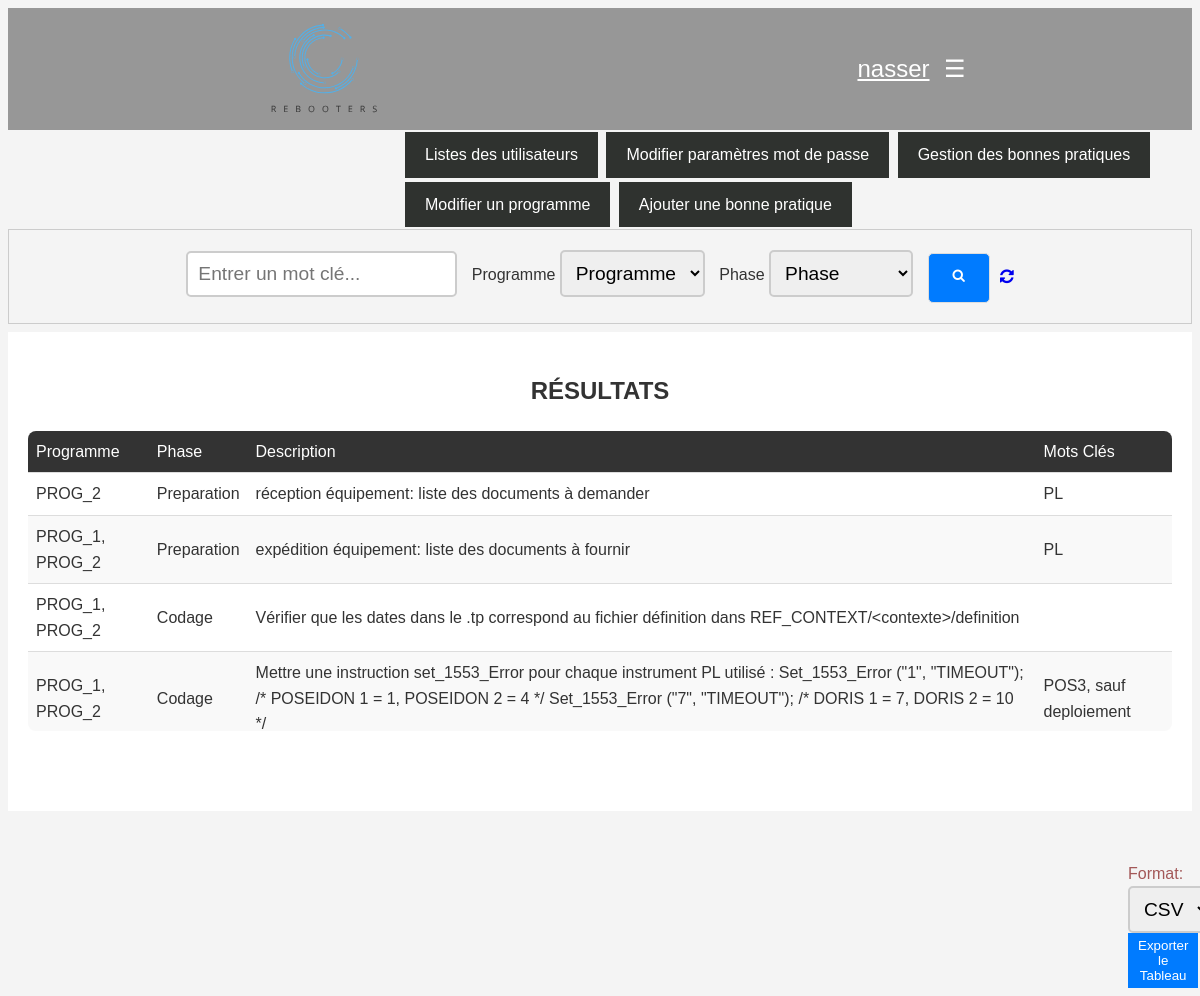
Page /Admin/admin_home.php (signed in) on the committed database.
### tables this page shows
CREATE TABLE IF NOT EXISTS `bonnespratiques` (
  `IDBonnePratique` int NOT NULL AUTO_INCREMENT,
  `Description` text NOT NULL,
  `Etat` tinyint(1) DEFAULT '0',
  PRIMARY KEY (`IDBonnePratique`)
);

CREATE TABLE IF NOT EXISTS `phases` (
  `IDPhase` int NOT NULL AUTO_INCREMENT,
  `NomPhase` enum('Codage','Analyse','Execution','Preparation') NOT NULL,
  PRIMARY KEY (`IDPhase`),
  UNIQUE KEY `unique_phases` (`NomPhase`)
);

### Admin/admin_home.php (the view, shortened to what this page needs)
<?php
include("../Database/base.php");
$currentUsername = $_SESSION['username'];
?>
<!DOCTYPE html>
<html lang="fr">
<head>
    <link rel="stylesheet" href="/Styles/user.css">
    <link rel="stylesheet" href="/Styles/admin.css">
    <link href="https://maxcdn.bootstrapcdn.com/font-awesome/4.7.0/css/font-awesome.min.css" rel="stylesheet">
</head>
<body>
<nav>
    <div class="logo">
        <img src="/Images/logo.svg" alt="REBOOTERS Logo" height="200" >
    </div>
    <div>
        <div class="user-menu">
            <a href="./admin_home.php" class="menu-button"><?php echo htmlspecialchars($currentUsername); ?></a>
            <button class="user-button">☰</button>
        </div>
    </div>
</nav>
<div class="menu">
    <a href="admin_users_list.php">Listes des utilisateurs</a>
    <a href="admin_banned_users.php">Modifier paramètres mot de passe</a>
    <a href="admin_bp.php">Gestion des bonnes pratiques</a>
    <a href="admin_editprog.php">Modifier un programme</a>
    <a href="admin_addbp.php">Ajouter une bonne pratique</a>
</div>
<div class="search-container">
    <form action="admin_home.php" method="get">
        <input type="text" name="keyword" placeholder="Entrer un mot clé...">
        <label for="program">Programme</label>
        <select name="program">
            <option value="">Programme</option>
        </select>
        <label for="phase">Phase</label>
        <select name="phase">
            <option value="">Phase</option>
        </select>
        <button class="search-button">
            <i class="fa fa-search"></i>
        </button>
    </form>
    <a href="admin_home.php" class="reset-button" style="margin-left: 10px;">
        <i class="fa fa-refresh"></i>
    </a>
</div>
<div class="container">
    <h2 class="results-title">Résultats</h2>
    <div class="table-container">
        <table>
            <thead>
                <tr>
                    <th>Programme</th>
                    <th>Phase</th>
                    <th>Description</th>
                    <th>Mots Clés</th>
                </tr>
            </thead>
            <tbody>
            <?php
            $sql = "SELECT BonnesPratiques.IDBonnePratique, Programmes.NomProgramme, Phases.NomPhase, BonnesPratiques.Description, MotsCles.NomMotsCles
                    FROM PratiqueProg
                    INNER JOIN Programmes ON PratiqueProg.IDProgramme = Programmes.IDProgramme
                    INNER JOIN PratiquePhases ON PratiqueProg.IDBonnePratique = PratiquePhases.IDBonnePratique
                    INNER JOIN Phases ON PratiquePhases.IDPhase = Phases.IDPhase
                    INNER JOIN PratiqueMotsCles ON PratiqueProg.IDBonnePratique = PratiqueMotsCles.IDBonnePratique
                    INNER JOIN MotsCles ON PratiqueMotsCles.IDMotsCles = MotsCles.IDMotsCles
                    INNER JOIN BonnesPratiques ON PratiqueProg.IDBonnePratique = BonnesPratiques.IDBonnePratique
                    WHERE BonnesPratiques.Etat = FALSE";
            $sql .= " ORDER BY FIELD(Phases.NomPhase, 'préparation', 'codage', 'exécution', 'analyse')";
            $stmt = $bd->prepare($sql);
            $stmt->execute();
            $results = $stmt->fetchAll(PDO::FETCH_ASSOC);
            $groupedResults = [];
            foreach ($results as $row) {
                $id = $row['IDBonnePratique'];
                $program = $row['NomProgramme'];
                $keyword = $row['NomMotsCles'];
                if (!isset($groupedResults[$id])) {
                    $groupedResults[$id] = $row;
                    $groupedResults[$id]['NomProgramme'] = [$program];
                    $groupedResults[$id]['NomMotsCles'] = [$keyword];
                } else {
                    if (!in_array($program, $groupedResults[$id]['NomProgramme'])) {
                        $groupedResults[$id]['NomProgramme'][] = $program;
                    }
                    if (!in_array($keyword, $groupedResults[$id]['NomMotsCles'])) {
                        $groupedResults[$id]['NomMotsCles'][] = $keyword;
                    }
                }
            }
            foreach ($groupedResults as $row) {
                echo "<tr>";
                echo "<td>" . htmlspecialchars(implode(", ", $row['NomProgramme'])) . "</td>";
                echo "<td>" . htmlspecialchars($row['NomPhase']) . "</td>";
                echo "<td>" . htmlspecialchars($row['Description']) . "</td>";
                echo "<td>" . htmlspecialchars(implode(", ", $row['NomMotsCles'])) . "</td>";
                echo "</tr>";
            }
            ?>
            </tbody>
        </table>
    </div>
</div>
<div class="export-button">
    <form action="../Python/export.php" method="post">
        <label for="format">Format:</label>
        <select name="format" id="format">
            <option value="Excel">CSV</option>
        </select>
        <button type="submit" class="button primary">Exporter le Tableau</button>
    </form>
</div>
</body>
</html>

### Styles/user.css (style rules this page uses)
body { font-family: Arial, sans-serif; background: #f4f4f4; color: #333; line-height: 1.6; }
nav { background-color: #979797; color: white; padding: 1rem 0; display: flex; justify-content: space-around; align-items: center; }
.logo { font-size: 1.5rem; font-weight: bold; display: flex; align-items: center; }
.menu-button, .user-button { background: none; border: none; cursor: pointer; color: white; font-size: 1.5rem; }
.user-menu { position: relative; display: inline-block; }
.logo { height: 90px; }
.search-container { display: flex; justify-content: center; align-items: center; padding: 10px; border: 1px solid #ccc; padding: 2rem; margin-bottom: 1rem; padding-bottom: 20px; padding-top: 20px; }
input[type="text"] { padding: 10px; margin-right: 10px; border: 2px solid #ccc; border-radius: 5px; font-size: 1.2em; }
select { padding: 10px; margin-right: 10px; border: 2px solid #ccc; border-radius: 5px; font-size: 1.2em; }
.search-button, .fa-search { padding-bottom: 5px; padding-top: -1px; }
.search-button { border-radius: 5px; height: 36px; border: 1px solid #ddd; padding: 24px; background-color: #007BFF; color: white; cursor: pointer; display: inline-flex; align-items: center; justify-content: center; }
.fa-search { vertical-align: middle; }
.export-button { padding-left: 1120px; color: rgb(163, 88, 88); }
h2 { text-transform: uppercase; text-align: center; margin: 1em 0; }
.table-container { overflow-y: auto; max-height: 300px; border-radius: 8px; }
table { height: 300px; width: 1000px; margin-left: auto; margin-right: auto; }
th, td { text-align: left; padding: 12px 15px; border-bottom: 1px solid #ddd; }
th { background-color: #333; color: #fff; font-weight: normal; }
tr:nth-child(even) { background-color: #f9f9f9; }
.container { background: white; margin: 50px auto; padding: 20px; padding-bottom: 80px; margin-top: -8px; text-align: center; }
.results-title { text-align: center; margin: 20px 0; }
.menu { padding-left: 300px; margin-left: 95px; }

### Styles/admin.css (style rules this page uses)
body { font-family: Arial, sans-serif; background: #f4f4f4; color: #333; line-height: 1.6; }
nav { background-color: #979797; color: white; padding: 1rem 0; display: flex; justify-content: space-around; align-items: center; }
.logo { font-size: 1.5rem; font-weight: bold; display: flex; align-items: center; }
.menu-button, .user-button { background: none; border: none; cursor: pointer; color: white; font-size: 1.5rem; }
.user-menu { position: relative; display: inline-block; }
.logo { height: 90px; }
.search-container { display: flex; justify-content: center; align-items: center; padding: 10px; border: 1px solid #ccc; padding: 2rem; margin-bottom: 1rem; padding-bottom: 20px; padding-top: 20px; }
table { width: 100%; border-collapse: collapse; }
th, td { text-align: left; padding: 8px; border-bottom: 1px solid #ddd; }
.menu a { display: inline-block; padding: 10px 20px; margin: 2px; background-color: #2f322f; color: white; text-decoration: none; font-size: 16px; }
.menu { margin-left: 95px; }
button { cursor: pointer; padding: 5px 10px; border: none; background-color: #007BFF; color: white; }

### Admin/admin_home.php (style rules this page uses)
.reset-button { margin-left: 10px; }

### rows in the picture
bonnespratiques: NomProgramme "PROG_2", phases.NomPhase "Preparation", Description "réception équipement: liste des documents à demander", NomMotsCles "PL"

### other values in the picture
$currentUsername "nasser"
implode(", ", $row['NomProgramme']) "PROG_1, PROG_2"
$row['NomPhase'] "Preparation"
$row['Description'] "expédition équipement: liste des documents à fournir"
implode(", ", $row['NomMotsCles']) "PL"
$row['NomPhase'] "Codage"
$row['Description'] "Vérifier que les dates dans le .tp correspond au fichier définition dans REF_CONTEXT/<contexte>/definition"
implode(", ", $row['NomMotsCles']) "POS3, sauf deploiement"
